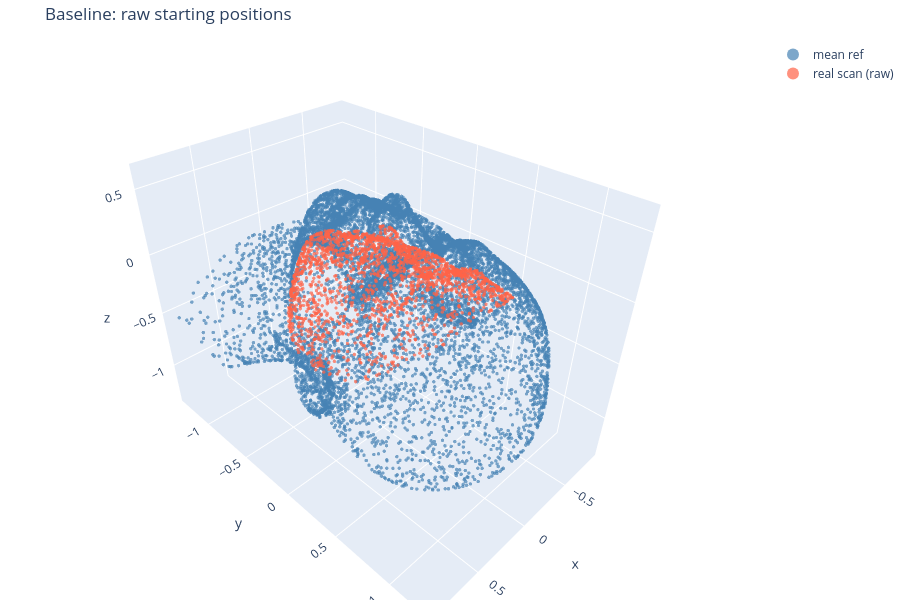

Write notebook code for a chart like this one.
### Markdown cell above
---
## 2 — Coarse Correspondence Visualization
**Question:** Are the matched Stage-4 superpoints spatially sensible (nose→nose, forehead→forehead)?  
Lines connect each matched ref superpoint to its src superpoint. Color = score rank.

### Code cell
res0 = run_bypass(src_pts)

R0 = res0['estimated_transform']
angle0 = rot_angle_deg(R0)
t0_norm = float(R0[:3, 3].norm().item())
print(f'Estimated R angle : {angle0:.1f}°')
print(f'Estimated t norm  : {t0_norm:.4f} m')
print(f'R diagonal        : {R0[0,0]:.3f}  {R0[1,1]:.3f}  {R0[2,2]:.3f}')
print(f'N coarse corr     : {res0["ref_ci"].shape[0]}')
print(f'Ref superpoints   : {res0["ref_pts_c"].shape[0]}')
print(f'Src superpoints   : {res0["src_pts_c"].shape[0]}')

# Quick raw overlay
show_reg(
    [pcd_trace(mean_ref_np, 'steelblue', 'mean ref'),
     pcd_trace(src_np, 'tomato', 'real scan (raw)')],
    'Baseline: raw starting positions',
)

### Figure 1 — Plotly figure (JSON) as saved in the notebook; plotly's stock layout.template omitted (floating-point values rounded to 4 significant figures; data arrays with more than 128 entries replaced by an {"elided": "..."} marker saying what was removed)
{"data": [{"marker": {"color": "steelblue", "opacity": 0.7, "size": 2}, "mode": "markers", "name": "mean ref", "type": "scatter3d", "x": {"elided": "10788 float values"}, "y": {"elided": "10788 float values"}, "z": {"elided": "10788 float values"}}, {"marker": {"color": "tomato", "opacity": 0.7, "size": 2}, "mode": "markers", "name": "real scan (raw)", "type": "scatter3d", "x": {"elided": "2000 float values"}, "y": {"elided": "2000 float values"}, "z": {"elided": "2000 float values"}}], "layout": {"height": 600, "legend": {"itemsizing": "constant"}, "margin": {"b": 0, "l": 0, "r": 0, "t": 40}, "scene": {"aspectmode": "data"}, "title": {"text": "Baseline: raw starting positions"}}}
